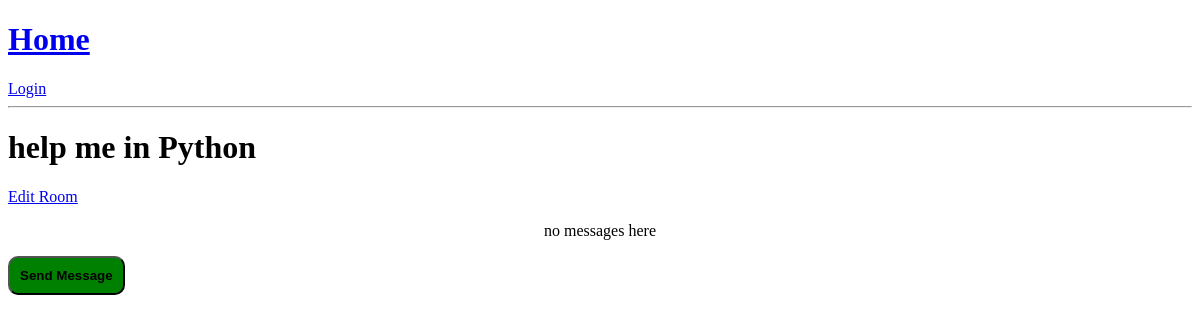
Before: /room/2/ with the older database file.
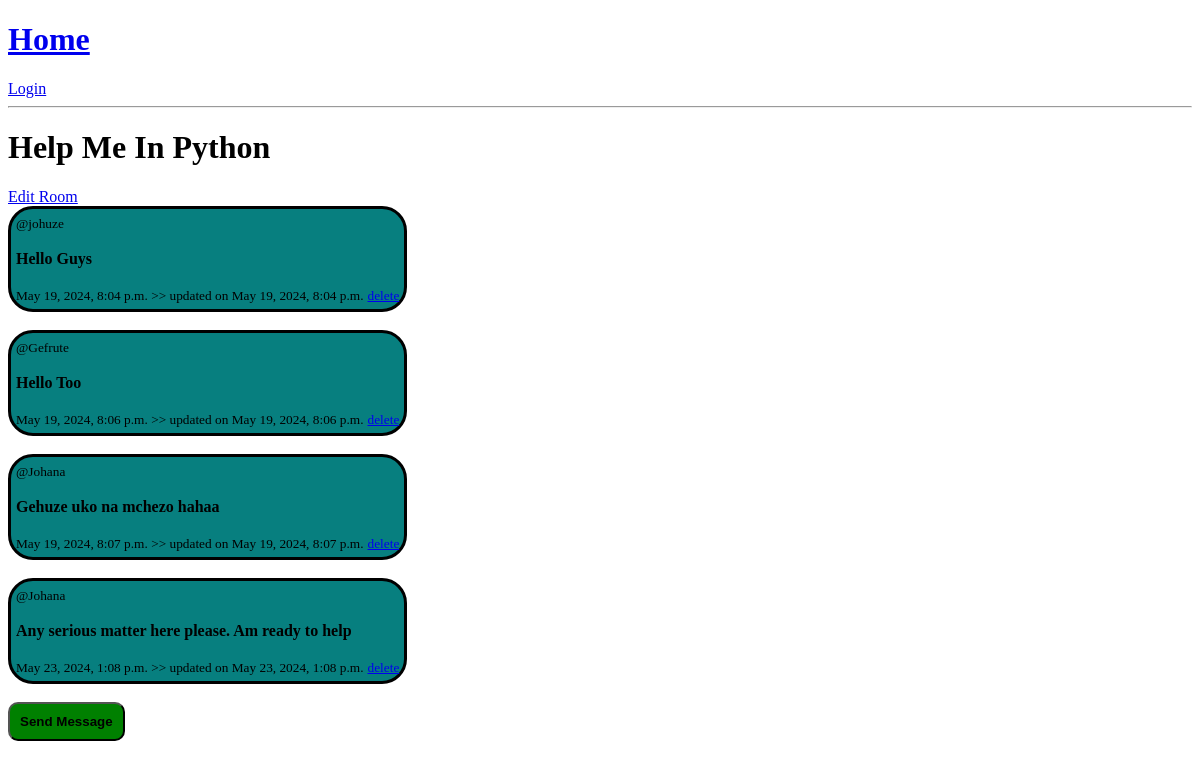
After: the same page with the newer database file.
### Rooms/models.py (models this page shows, shortened)
class Room(models.Model):
    host = models.ForeignKey(User, on_delete = models.CASCADE)
    topic = models.ForeignKey(Topic, on_delete = models.SET_NULL, null = True)
    name = models.CharField(max_length = 200)
    description = models.TextField(null = True, blank = True)
    updated = models.DateTimeField(auto_now = True)
    created = models.DateTimeField(auto_now_add = True)

class Message(models.Model):
    user =  models.ForeignKey(User, on_delete = models.CASCADE)
    room = models.ForeignKey(Room, on_delete = models.CASCADE)
    body = models.TextField()
    updated = models.DateTimeField(auto_now = True)
    created = models.DateTimeField(auto_now_add = True)
    def __str__(self):
        return self.body[0:50]

### Rooms/views.py (the view)
# urls.py: path('room/<str:pk>/', views.room, name = "room"),
def room(request,pk):
    room = Room.objects.get(id = pk )
    message = Message.objects.filter(room = room)
    context = {'room': room, 'messages':message}
    return render(request, 'Rooms/room.html',context)

### Rooms/templates/Rooms/room.html
{% include 'navbar.html' %}
<div>
    <div class="header">
        <h1> {{room.name}} </h1>
        <a href="{% url 'updateRoom' room.id %}">Edit Room</a>
    </div>
    <div class="messages" ">
        {% if messages %}
            {% for message in messages %}
                 <div style="border: solid;border-radius: 25px; width: fit-content;padding: 5px;background-color: rgb(7, 127, 127);">
                     <small>@{{message.user}}</small>
                     <br><br>
                     <b>{{message.body}}</b>
                     <br><br>
                     <small>{{message.created}} >> updated on {{message.updated}}</small>
                     <small><a href="{% url 'deleteMessage' message.id%}">delete</a></small>
                 </div>
                 <br>
             {% endfor %}
        {% else %}
                 <div style="text-align: center;">
                    <p>no messages here</p>
                 </div>
        {% endif %}
        <a href="{% url 'createMessage' room.id %}"><button style="color: black;padding: 10px;background-color: green;border-radius: 10px;"><b>Send Message</b></button></a>
    </div>
</div>

Changed rows visible on the page:
changed Room: name "help me in Python" → "Help Me In Python"
added Message: user "johuze", body "Hello Guys", created "May 19, 2024, 8:04 p.m.", updated "May 19, 2024, 8:04 p.m."
added Message: user "Gefrute", body "Hello Too", created "May 19, 2024, 8:06 p.m.", updated "May 19, 2024, 8:06 p.m."
added Message: user "Johana", body "Gehuze uko na mchezo hahaa", created "May 19, 2024, 8:07 p.m.", updated "May 19, 2024, 8:07 p.m."
added Message: user "Johana", body "Any serious matter here please. Am ready to help", created "May 23, 2024, 1:08 p.m.", updated "May 23, 2024, 1:08 p.m."
Other visible differences:
text no longer shown: "no messages here"
